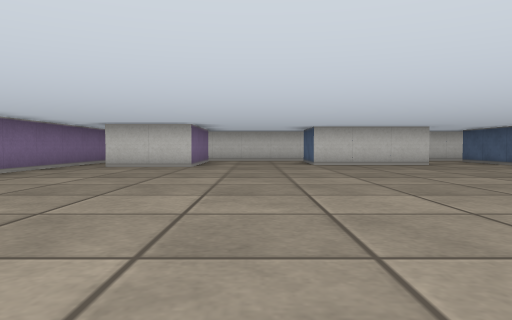
View 1 (above)

18 first-person views from a walk through a cub3D maze. The camera is about half as high as the walls, tilts 2° down and sees 70° across. The floor is counted in squares. Each view is taken from the middle of a square. On the plan, view 1 faces up. The plan holds only what a view shows up to about 9 squares ahead; the rest is blank.

View 2
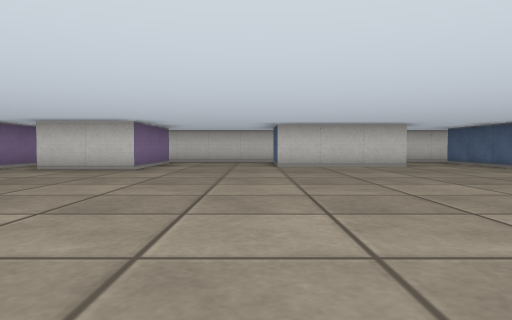

View 3
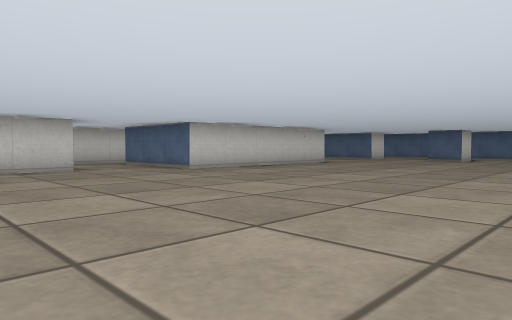

View 4
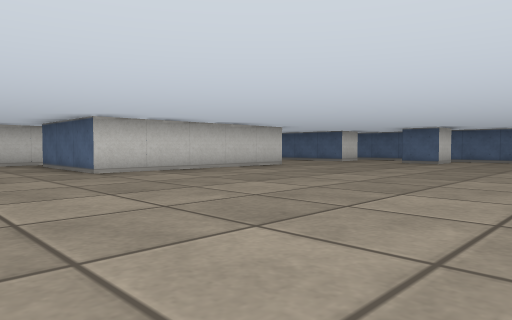

View 5
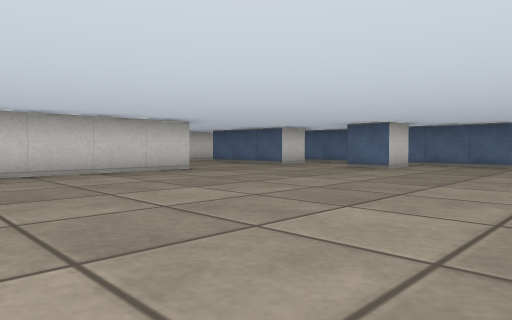

View 6
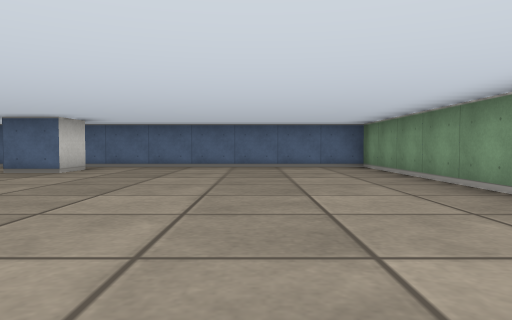

View 7
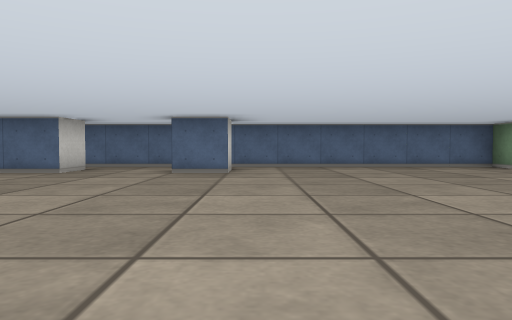

View 8
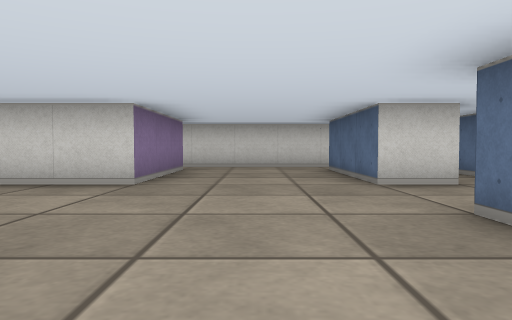

View 9
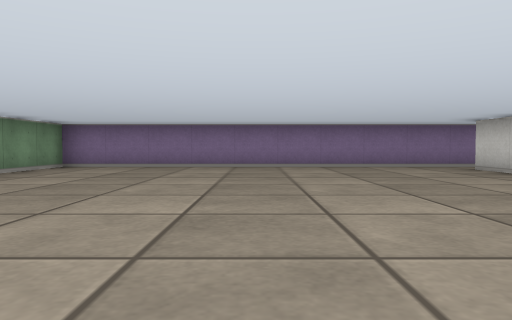

View 10
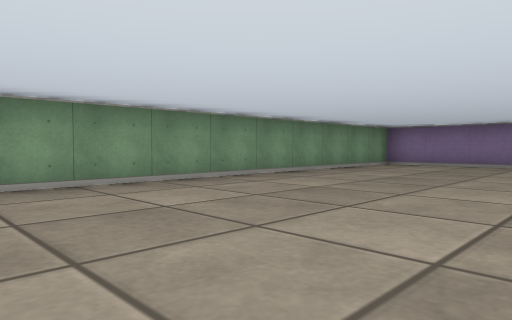

View 11
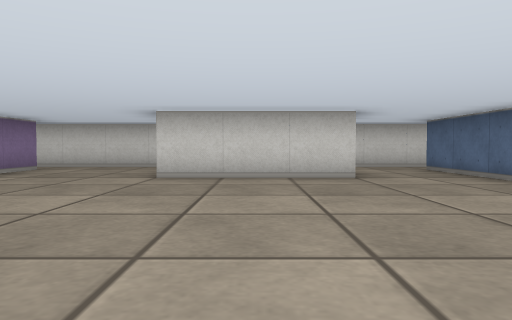

View 12
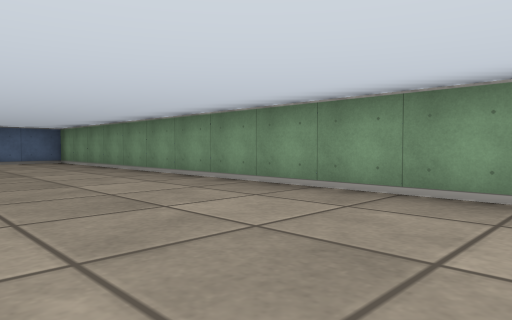

View 13
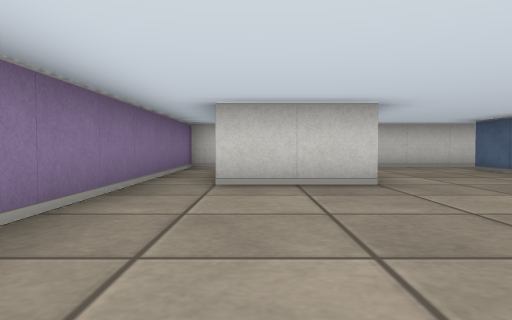

View 14
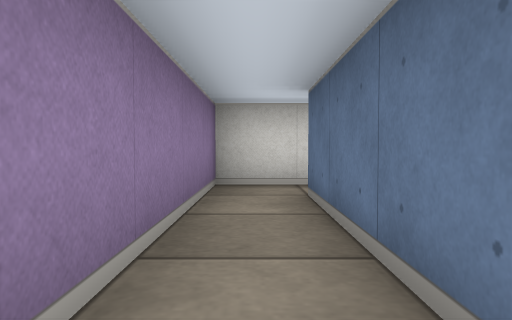

View 15
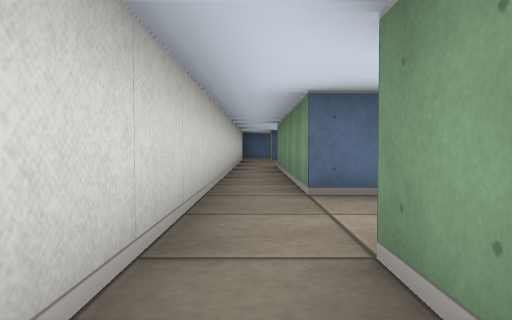

View 16
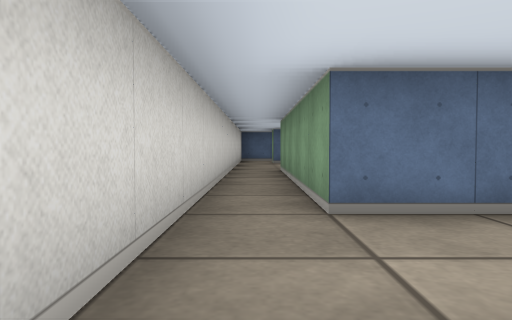

View 17
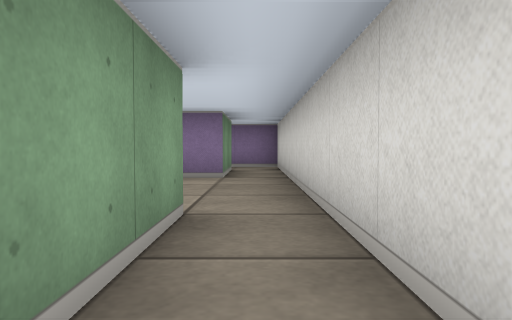

View 18
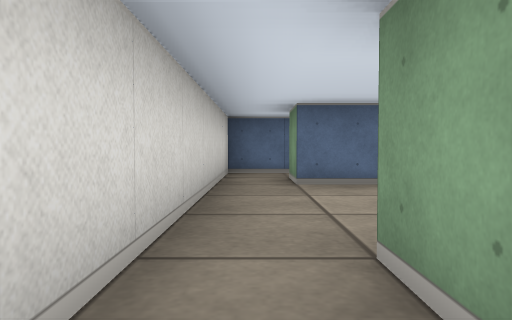

### Floor plan
Points are (right, up) in squares from view 1. A wall is a line through its corners. A room is listed if a view was taken in it or the views show most of it. See-through windows are left out.
Room 1 (views 1, 2, 3, 4, 5, 6, 7, 8, 9, 10, 11, 12, 13, 14, 15, 16, 17, 18)
walls: (6.5, 8.5) (6.5, 11.5) (11.5, 11.5) (11.5, 8.5) (6.5, 8.5); (4.6, 9.5) (1.5, 9.5) (1.5, 11.5) (4.5, 11.5); (-1.5, 8.5) (-3.5, 8.5) (-3.5, 11.5) (-1.5, 11.5) (-1.5, 8.5); (15.6, 5.5) (14.5, 5.5) (14.5, 6.5); (15.6, 8.5) (14.5, 8.5) (14.5, 11.5) (15.5, 11.5); (-4.5, -0.5) (16.5, -0.5) (16.5, 12.5) (-4.5, 12.5) (-4.5, -0.5)

Positions as (right, up) in squares from view 1, and headings:
1: (0, 0), facing up
2: (1, 1), facing up
3: (2, 2), facing up-right
4: (4, 2), facing up-right
5: (7, 2), facing up-right
6: (8, 2), facing right
7: (8, 5), facing right
8: (13, 4), facing up
9: (4, 4), facing left
10: (5, 4), facing down-left
11: (3, 4), facing up
12: (5, 3), facing down-right
13: (-3, 4), facing up
14: (-4, 8), facing up
15: (3, 12), facing right
16: (4, 12), facing right
17: (4, 12), facing left
18: (10, 12), facing right
